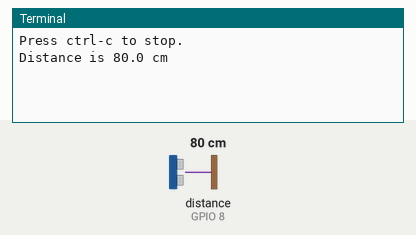
The program below on a simulated Raspberry Pi (BCM pin numbers). On the bench: the last lines printed to the terminal. Inputs (shaded band) come from the test bench; at power-on: distance to the obstacle (sensor on GPIO 8) 80 cm. The echo pulse lasts 58.3 µs per cm.

Above: at 1.2 s.
1.3 s: distance to the obstacle (sensor on GPIO 8) set to 2 cm
At 4.1 s:
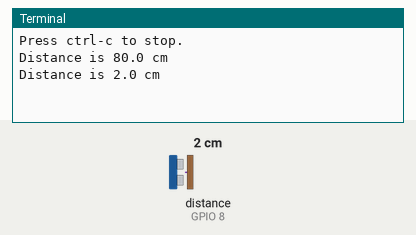
4.3 s: distance to the obstacle (sensor on GPIO 8) set to 4 cm
At 6.6 s:
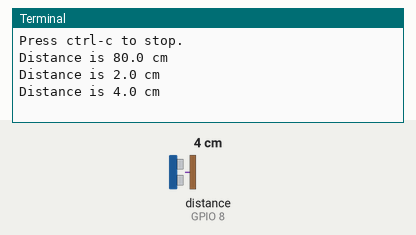
Timing chart, 0 to 8.1 s (numbered marks = the images above; inputs shaded):
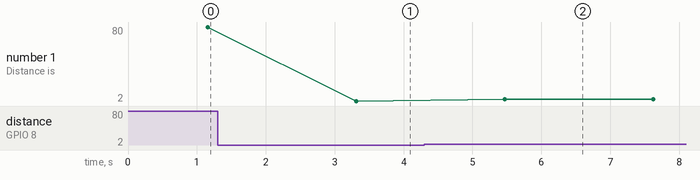

Measured:
- after the input at 1.3 s, the terminal: prints a new line after 2.0 s (image 1)
- after the input at 4.3 s, the terminal: prints a new line after 1.2 s (image 2)
- plotted number 1: 80 → 2 after the input at 1.3 s, 2 → 4 after the input at 4.3 s

The program:

hc_sr04.py
```python
from hcsr04sensor import sensor
import time

TRIGGER_pin=25
ECHO_pin=8

try:
    print("Press ctrl-c to stop.")
    while(True):
        sr04=sensor.Measurement(TRIGGER_pin,ECHO_pin)
        raw_measurement=sr04.raw_distance()
        distance=sr04.distance_metric(raw_measurement)
        print("Distance is {:.1f} cm".format(distance))
        time.sleep(1)

except KeyboardInterrupt:
    print("Stop.")
```
